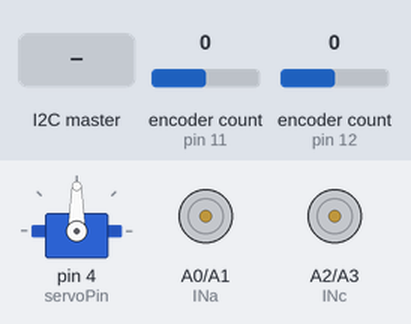
A sketch run on a simulated Arduino Nano, built with avr-gcc and run on an emulated ATmega328P. Parts: servo, motor-driver pin pairs drawn as motors (green arrow = first pin HIGH = forward, orange = second pin HIGH = backward, longer = more drive, scaled by the enable pin). The test bench sets the inputs (shaded band); at power-on: encoder count (sensors on pin 11, pin 12) 0. What the sketch prints to the serial monitor is not drawn.

Above: at 1.2 s.
1.3 s: the I2C master sends "F"
At 2.1 s:
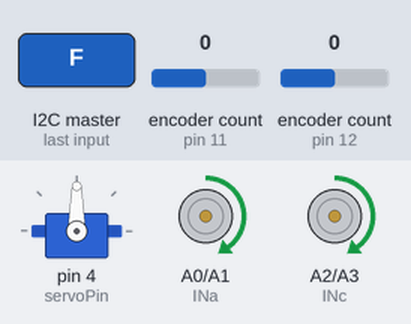
2.8 s: the I2C master sends "C"
At 3.2 s:
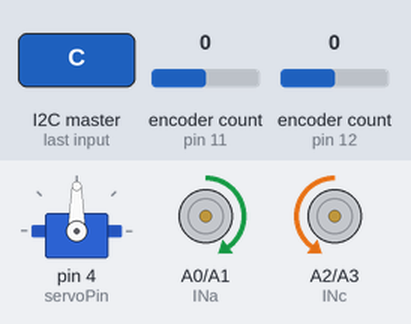
4.3 s: the I2C master sends "A"
At 5.5 s:
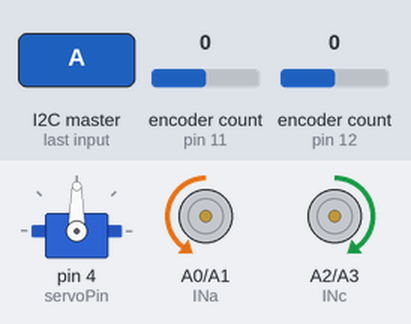
5.8 s: the I2C master sends "S"
At 6.7 s:
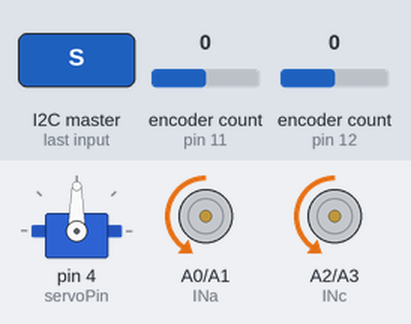
7.3 s: the I2C master sends "M"
At 7.9 s:
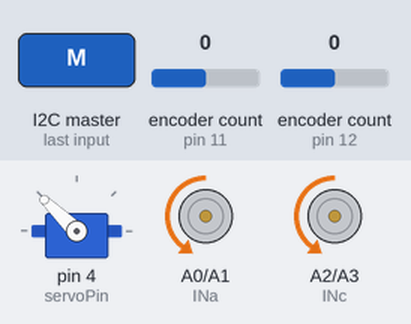
8.8 s: the I2C master sends "F"
At 10.2 s:
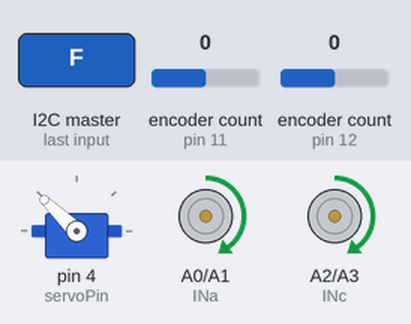
Timing chart, 0 to 11.3 s (numbered marks = the images above; inputs shaded):
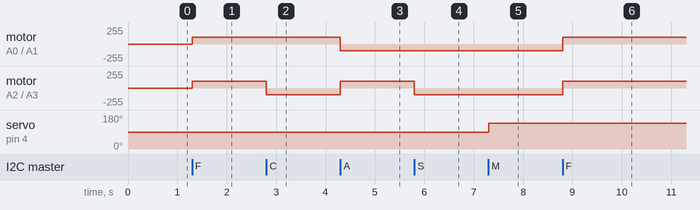

The sketch:

reverse_parking_slave_Nano_.ino
```cpp
#include <Wire.h>
#include <Encoder.h>  // include the Encoder library
#define I2C_SLAVE_ADDR 0x04 // 4 in hexadecimal
#include <Servo.h>    //include the servo library
#define servoPin 4
Servo myservo;        // create servo object to control a servo
float steeringAngle;  // variable to store the servo position

#define enA 5   //EnableA command line - should be a PWM pin
#define enB 6   //EnableB command line - should be a PWM pin

//name the motor control pins - replace the CHANGEME with your pin number, digital pins do not need the 'D' prefix whereas analogue pins need the 'A' prefix
#define INa A0  //Channel A direction
#define INb A1  //Channel A direction
#define INc A2 //Channel B direction
#define INd A3  //Channel B direction

byte speedSetting = 0;  //initial speed = 0

#define encoderPinA1 11
#define encoderPinB1 2
#define encoderPinA2 12
#define encoderPinB2 3

// create two Encoder objects for the two wheels

Encoder encoder1(encoderPinA1, encoderPinB1);
Encoder encoder2(encoderPinA2, encoderPinB2);

// define the number of pulses per revolution for the encoders

const int PPR = 24;  // 21 pulses per revolution
double prevDistance1 = 0;

double prevDistance2 = 0;
long distance1;
long distance2;


void setup() {
  // put your setup code here, to run once:
  Wire.begin(I2C_SLAVE_ADDR);   // join i2c bus #4 - on the Arduino NANO the default I2C pins are A4 (SDA), A5 (SCL)
  Wire.onReceive(receiveEvent); // register event
   Wire.onRequest(sendDistance); // register the sendDistance function to be called when the master requests data
  myservo.attach(servoPin);  //attach our servo object to pin D4
  //the Servo library takes care of defining the PinMode declaration (libraries/Servo/src/avr/Servo.cpp line 240)

  //configure the motor control pins as outputs
  pinMode(INa, OUTPUT);
  pinMode(INb, OUTPUT);
  pinMode(INc, OUTPUT);
  pinMode(INd, OUTPUT);
  pinMode(enA, OUTPUT);
  pinMode(enB, OUTPUT);

  //initialise serial communication
  Serial.begin(9600);
  Serial.println("Arduino Nano is Running"); //sanity check

  speedSetting = 100;
  motors(speedSetting, speedSetting); //make a call to the "motors" function and provide it with a value for each of the 2 motors - can be different for each motor - using same value here for expedience
  Serial.print("Motor Speeds: ");
  Serial.println(speedSetting);
}


void loop() {

  // get the number of pulses counted by the encoders

  long pulses1 = encoder1.read();

  long pulses2 = encoder2.read();


  // calculate the distance moved by each wheel in meters

  distance1 = pulses1 * (M_PI * 6) / PPR;  // 6 is the diameter in centimeters

   distance2 = pulses2 * (M_PI * 6) / PPR;  // 6 is the diameter in centimeters

}

// This function will be called when the Nano receives a command from the ESP32
void receiveEvent(int numBytes) {
  // Read the command from the ESP32
  char command = Wire.read();

  // Act on the command
  switch (command) {
    case 'F':
      // Go forwards
    goForwards();
      break;

    case 'C':
      // Go clockwise
      goClockwise();
      break;

    case 'A':
      // Go anticlockwise
     goAntiClockwise();
      break;
    case 'B':
      // Go backwards

      break;
    case 'S':
      // Stop the motors
      goBackwards();
      break;

      case 'M':
      //Adjust the steering angle
      moveSteering();
      break;
  }
}


void sendDistance(){
  Wire.write(distance1);
}


//for each of the below function, two of the 'IN' variables must be HIGH, and two LOW in order to move the wheels - use a trial and error approach to determine the correct combination for your EEEBot
void goForwards() {
  digitalWrite(INa, HIGH);
  digitalWrite(INb, LOW);
  digitalWrite(INc, HIGH);
  digitalWrite(INd, LOW);
}

void goBackwards() {
  digitalWrite(INa, LOW);
  digitalWrite(INb, HIGH);
  digitalWrite(INc, LOW);
  digitalWrite(INd, HIGH);
}

void goClockwise() {
  digitalWrite(INa, HIGH);
  digitalWrite(INb, LOW);
  digitalWrite(INc, LOW);
  digitalWrite(INd, HIGH);
}

void goAntiClockwise() {
  digitalWrite(INa, LOW);
  digitalWrite(INb, HIGH);
  digitalWrite(INc, HIGH);
  digitalWrite(INd, LOW);
}

void stopMotors() {
  digitalWrite(INa, LOW);
  digitalWrite(INb, LOW);
  digitalWrite(INc, LOW);
  digitalWrite(INd, LOW);
}
void moveSteering() {
  //you may need to change the maximum and minimum servo angle to have the largest steering motion
  int maxAngle = 180;
  int minAngle = 90;
  myservo.write(136);

    delay(15);                      //waits 15 ms for the servo to reach the position
  }

void motors(int leftSpeed, int rightSpeed) {
  //set individual motor speed
  //direction is set separately

  analogWrite(enA, leftSpeed);
  analogWrite(enB, rightSpeed);
}
```

Measured:
- after the input at 1.3 s, motor on A0 (INa) / A1 (INb), motor on A2 (INc) / A3 (INd): stopped → forward 100/255 at once
- after the input at 2.8 s, motor on A2 (INc) / A3 (INd): forward 100/255 → backward 100/255 at once
- after the input at 4.3 s, motor on A0 (INa) / A1 (INb): forward 100/255 → backward 100/255 at once; motor on A2 (INc) / A3 (INd): backward 100/255 → forward 100/255 at once
- after the input at 5.8 s, motor on A2 (INc) / A3 (INd): forward 100/255 → backward 100/255 at once
- after the input at 7.3 s, servo on pin 4 (servoPin): 90° → 136° at once
- after the input at 8.8 s, motor on A0 (INa) / A1 (INb), motor on A2 (INc) / A3 (INd): backward 100/255 → forward 100/255 at once
